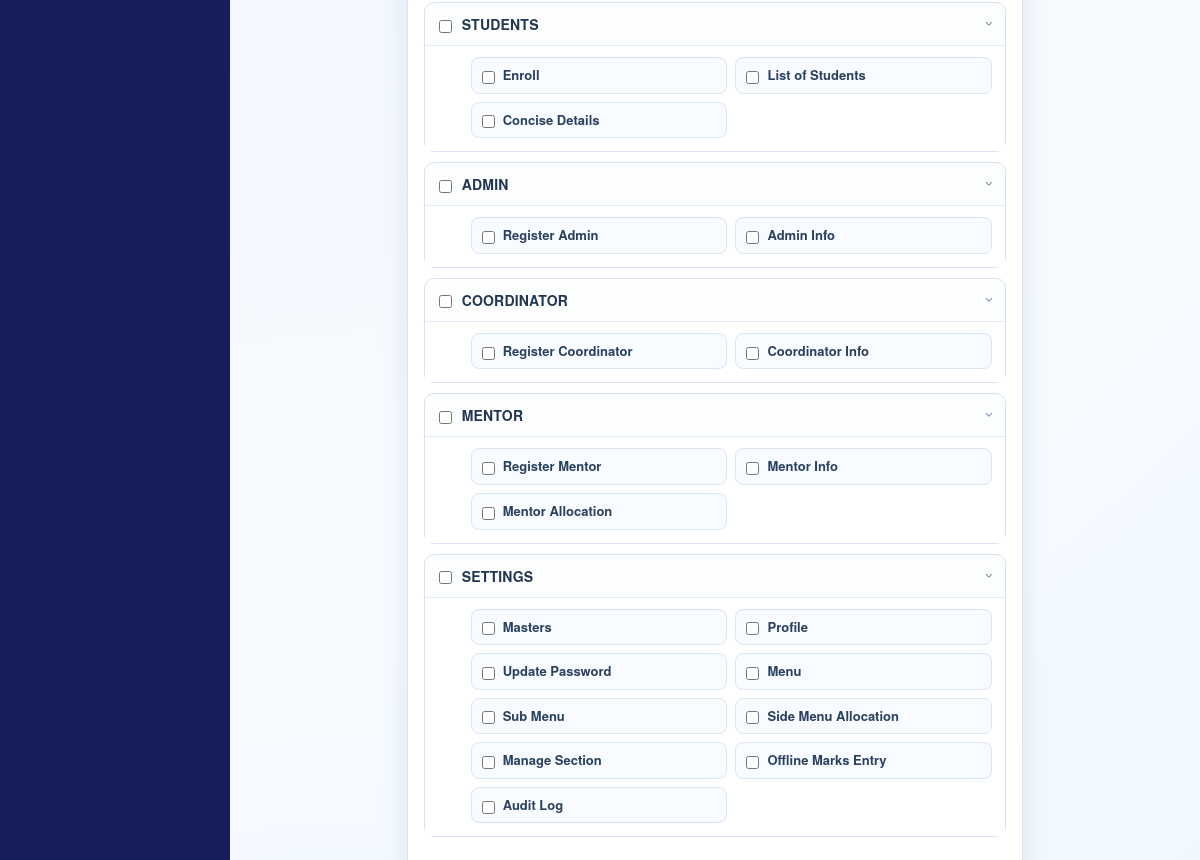
The app's page /admin/allocation_master.php (signed in, middle part), older data.
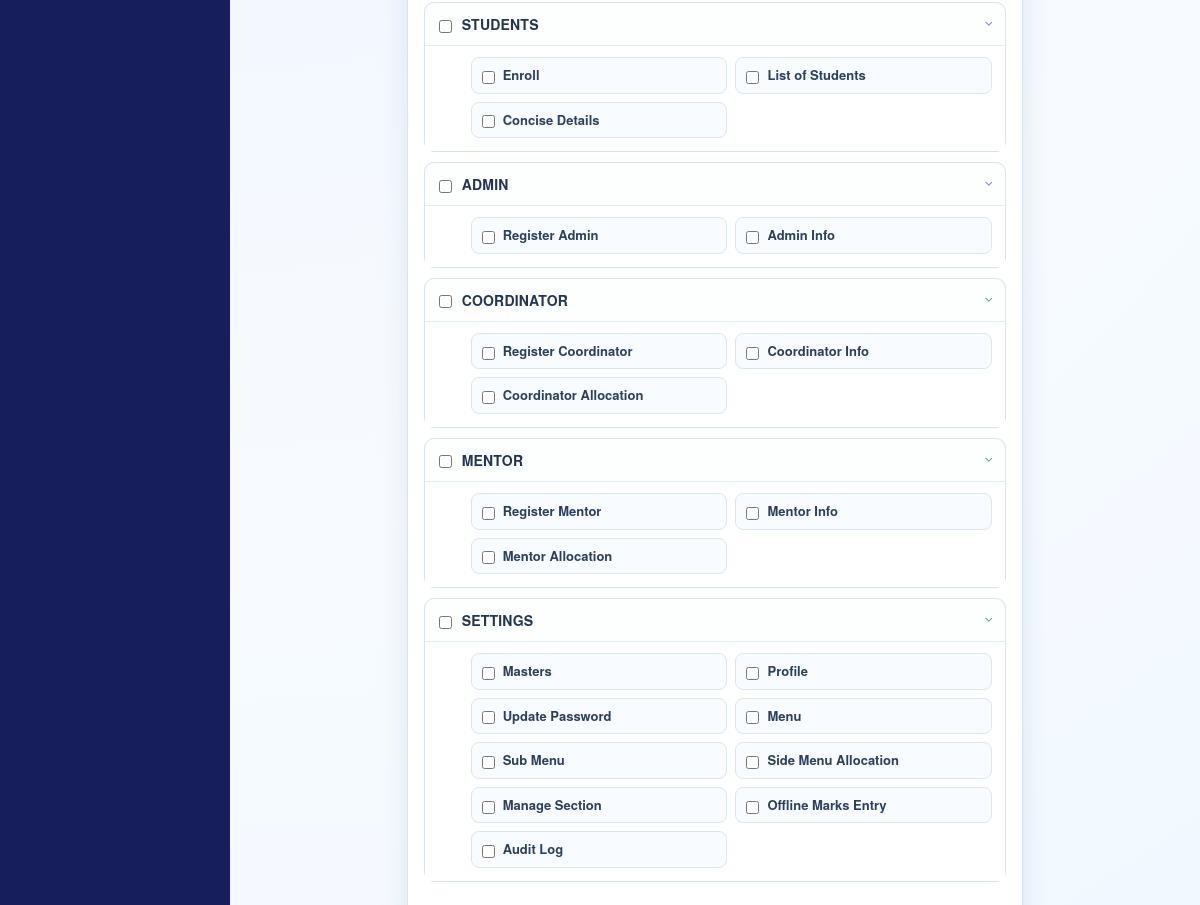
The same page, newer data.
### tables this page shows
CREATE TABLE `st_menu_master` (
  `menu_id` int(11) NOT NULL,
  `menu_name` varchar(100) NOT NULL,
  `menu_icon` varchar(100) NOT NULL DEFAULT 'fa fa-folder'
);

CREATE TABLE `st_sub_menu_master` (
  `sub_menu_id` int(11) NOT NULL,
  `menu_id` int(11) NOT NULL,
  `sort_order` int(11) NOT NULL DEFAULT 0,
  `sub_menu_name` varchar(100) NOT NULL,
  `sub_menu_icon` varchar(100) NOT NULL DEFAULT 'fa fa-angle-double-right',
  `sub_menu_route` varchar(255) NOT NULL DEFAULT '#'
);

### database/db_connect.php (called while the page is built, shortened)
<?php
class DBController
{
    public $host = "localhost";
    public $user = "root";
    public $password = "";
    public $database = "tcet_st";
   public $conn;
    function __construct()
    {
        $this->conn = $this->connectDB();
    }
    function connectDB()
    {
      $conn = @mysqli_connect($this->host,$this->user,$this->password,$this->database);
      return $conn;
    }
    public function runQuery($query) {
    $result = mysqli_query($this->conn, $query);
    $resultset = [];
    while ($row = mysqli_fetch_assoc($result)) {
        $resultset[] = $row;
    }
    return $resultset;
}
}
?>

### admin/allocation_master.php (the view, shortened to what this page needs)
<?php
include_once("../database/db_connect.php");
$db = new DBController();
include "header/header.php";
require_once '../database/db_connect.php';
$all_menus = $db->runQuery("SELECT * FROM st_menu_master ORDER BY menu_id") ?? [];
$all_subs  = [];
$subs_raw  = $db->runQuery("SELECT * FROM st_sub_menu_master ORDER BY menu_id, sub_menu_id") ?? [];
foreach ($subs_raw as $sub) {
    $all_subs[$sub['menu_id']][] = $sub;
}
?>
  <div class="content-wrapper">
    <section class="content">
      <form method="POST" action="">
        <div class="row">
          <div class="col-md-8 col-md-offset-2">
            <div class="box box-primary alloc-panel" id="menu-container">
              <div class="box-body">
                <ul class="menu-tree">
                  <?php foreach ($all_menus as $menu): ?>
                    <?php $mid = $menu['menu_id']; ?>
                    <li class="tree-item" id="tree_item_<?= $mid ?>" data-menu-name="<?= htmlspecialchars(strtolower($menu['menu_name'])) ?>">
                      <div class="tree-header">
                        <input type="checkbox"
                               class="main-check flat-blue"
                               name="menu_ids[]"
                               value="<?= $mid ?>"
                               id="menu_<?= $mid ?>"/>
                        <label class="menu-label" for="menu_<?= $mid ?>">
                          <?= htmlspecialchars($menu['menu_name']) ?>
                        </label>
                        <?php if (!empty($all_subs[$mid])): ?>
                          <i class="fa fa-angle-right tree-toggle open" id="arrow_<?= $mid ?>"></i>
                        <?php endif; ?>
                      </div>
                      <?php if (!empty($all_subs[$mid])): ?>
                        <div class="sub-menu-grid open" id="sub_grid_<?= $mid ?>">
                          <?php foreach ($all_subs[$mid] as $sub): ?>
                            <div class="sub-item" id="sub_item_<?= $sub['sub_menu_id'] ?>">
                              <input type="checkbox"
                                     class="sub-check flat-blue"
                                     name="sub_menu_ids[]"
                                     value="<?= $sub['sub_menu_id'] ?>"
                                     data-menu="<?= $mid ?>"
                                     id="sub_<?= $sub['sub_menu_id'] ?>"/>
                              <label for="sub_<?= $sub['sub_menu_id'] ?>" class="alloc-sub-label" data-sub-name="<?= htmlspecialchars(strtolower($sub['sub_menu_name'])) ?>">
                                <?= htmlspecialchars($sub['sub_menu_name']) ?>
                              </label>
                            </div>
                          <?php endforeach; ?>
                        </div>
                      <?php endif; ?>
                    </li>
                  <?php endforeach; ?>
                </ul>
              </div>
            </div>
          </div>
        </div>
      </form>
    </section>
  </div>
<?php include "header/footer.php" ?>

Row changes from the older to the newer data that the page shows:
added st_sub_menu_master: sub_menu_name "Coordinator Allocation", shown under st_menu_master "COORDINATOR"
